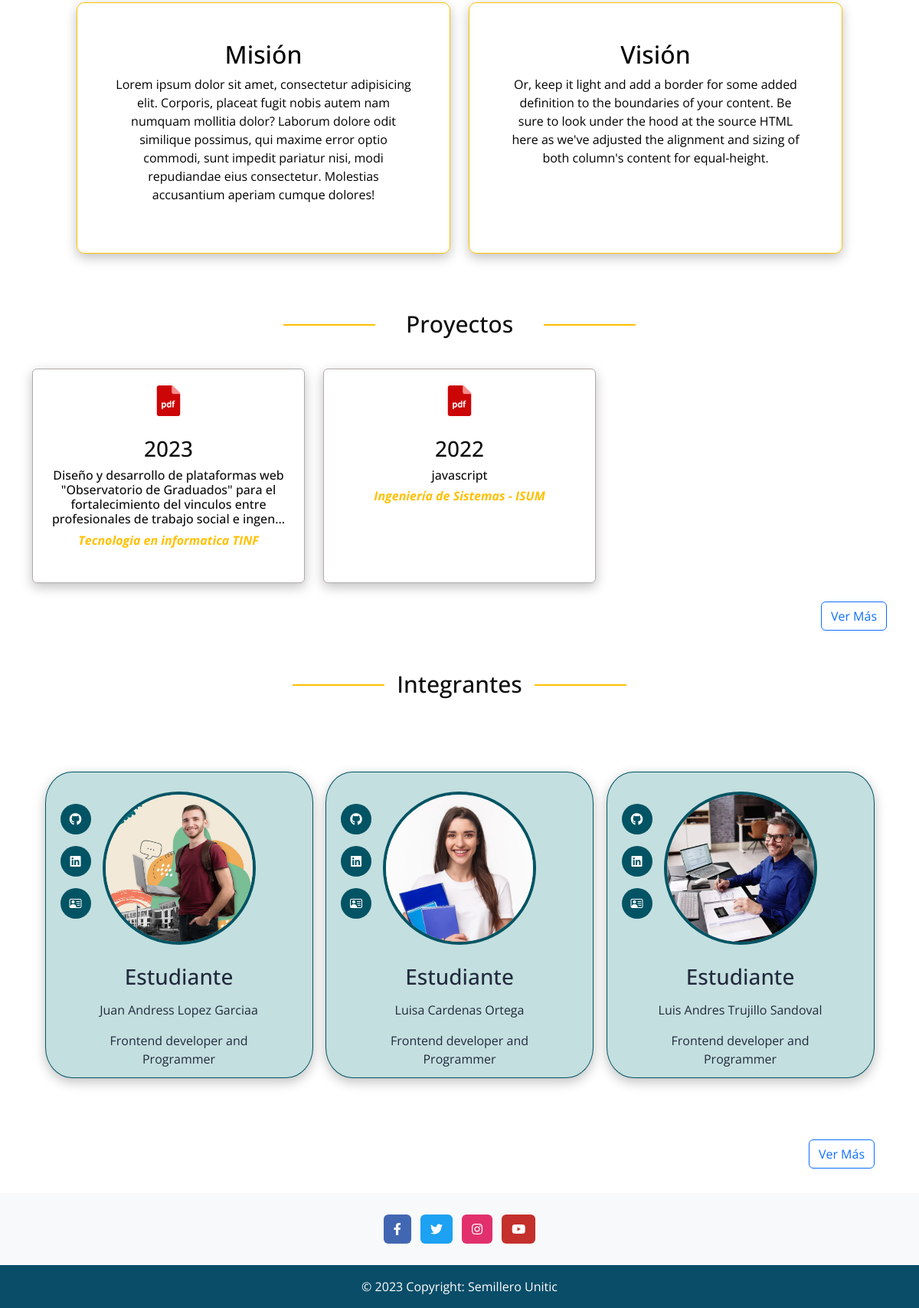
Before: / (lower part) with the older database file.
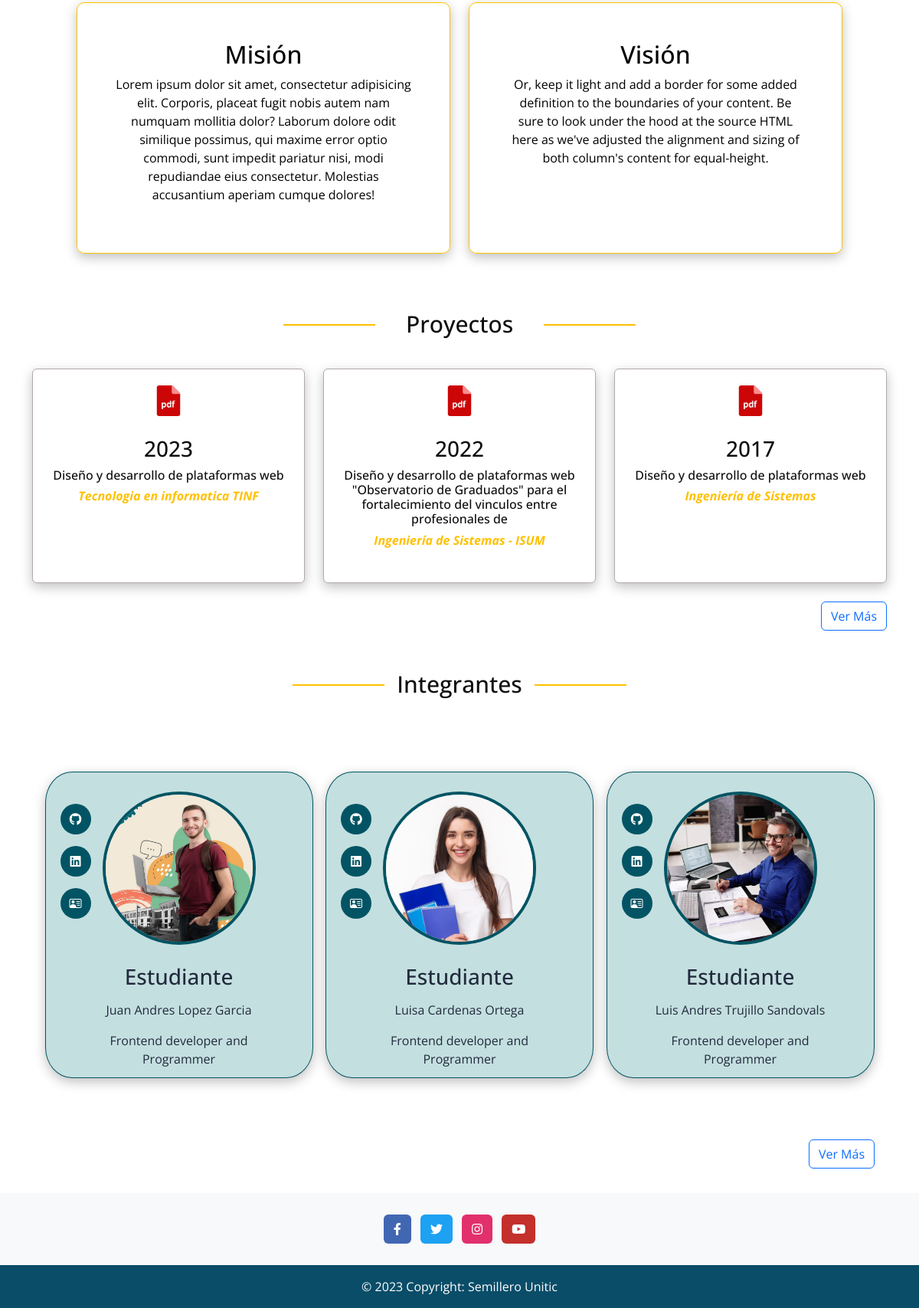
After: the same page with the newer database file.
### tables this page shows
CREATE TABLE `portafolios` (
  `id` int(11) NOT NULL,
  `titulo` varchar(250) NOT NULL,
  `programa` varchar(150) DEFAULT NULL,
  `evento` varchar(150) DEFAULT NULL,
  `fecha` date NOT NULL,
  `ciudad` varchar(100) DEFAULT NULL,
  `descripcion` text DEFAULT NULL,
  `archivo` varchar(250) NOT NULL,
  `imagen` varchar(100) NOT NULL,
  `tipo_trabajo` int(11) NOT NULL,
  `created_at` timestamp NOT NULL DEFAULT current_timestamp(),
  `updated_at` timestamp NOT NULL DEFAULT current_timestamp() ON UPDATE current_timestamp()
);

CREATE TABLE `integrantes` (
  `id` int(11) NOT NULL,
  `nombres` varchar(100) NOT NULL,
  `apellidos` varchar(100) NOT NULL,
  `email` varchar(50) NOT NULL,
  `foto` varchar(100) DEFAULT NULL,
  `cvlac` varchar(100) DEFAULT NULL,
  `linkedln` varchar(100) DEFAULT NULL,
  `fecha_ingreso` date NOT NULL,
  `fecha_retiro` date DEFAULT NULL,
  `roles_id` int(11) NOT NULL,
  `estado` int(11) NOT NULL,
  `created_at` timestamp NOT NULL DEFAULT current_timestamp(),
  `updated_at` timestamp NOT NULL DEFAULT current_timestamp() ON UPDATE current_timestamp()
);

### clases/Proyectos.php (called while the page is built, shortened)
<?php
class Proyectos extends Conexion
{
    public function obtenerPrimerosProyectos()
    {
        $cantidad = 3;
        $conexion = $this->obtenerConexion();
        $sql = "SELECT * FROM portafolios where tipo_trabajo = 1 LIMIT ?";
        $query = mysqli_prepare($conexion, $sql);
        mysqli_stmt_bind_param($query, "i", $cantidad);
        if (!mysqli_stmt_execute($query)) {
            throw new Exception("Error al ejecutar la consulta: " . mysqli_stmt_error($query));
        }
        $result = mysqli_stmt_get_result($query);
        $proyectos = array();
        while ($row = mysqli_fetch_assoc($result)) {
            $proyectos[] = $row;
        }
        return $proyectos;
    }
}

### clases/Integrantes.php (called while the page is built, shortened)
<?php
class Integrantes extends Conexion
{
    public function obtenerPrimerosIntegrantes()
    {
        $cantidad = 3;
        $conexion = $this->obtenerConexion();
        $sql = "SELECT * FROM integrantes LIMIT ?";
        $query = mysqli_prepare($conexion, $sql);
        mysqli_stmt_bind_param($query, "i", $cantidad);
        if (!mysqli_stmt_execute($query)) {
            throw new Exception("Error al ejecutar la consulta: " . mysqli_stmt_error($query));
        }
        $result = mysqli_stmt_get_result($query);
        $integrantes = array();
        while ($row = mysqli_fetch_assoc($result)) {
            $integrantes[] = $row;
        }
        return $integrantes;
    }
}

### public/index.php (the view, shortened to what the changed rows need)
<!doctype html>
<html lang="en">
<head>
  <link href="https://cdn.jsdelivr.net/npm/bootstrap@5.2.1/dist/css/bootstrap.min.css" rel="stylesheet">
  <link rel="stylesheet" href="https://cdn.jsdelivr.net/npm/bootstrap-icons@1.10.4/font/bootstrap-icons.css">
  <link rel="stylesheet" type="text/css" href="../css/styles.css">
  <link rel="stylesheet" href="https://use.fontawesome.com/releases/v5.15.4/css/all.css">
</head>
<body>
    <?php
    include('../templates/navbar.php');
    $url_base = "../archivos/integrantes/";
    include '../clases/Integrantes.php';
    include '../clases/Proyectos.php';
    $proyectos = new Proyectos();
    $proyectosList = $proyectos->obtenerPrimerosProyectos();
    $integrantes = new Integrantes();
    $integrantesList = $integrantes->obtenerPrimerosIntegrantes();
    ?>
  <div class="container-info" id="container-info">
    <div class="row align-items-md-stretch">
      <div class="col-md-6">
        <div class="h-100 p-5 text-black">
          <h2>Misión</h2>
        </div>
      </div>
      <div class="col-md-6">
        <div class="h-100 p-5">
          <h2>Visión</h2>
        </div>
      </div>
    </div>
  </div>
  <div class="section" id="proyectos">
    <div class="tittle">
      <h2>Proyectos</h2>
    </div>
    <div class="container py-2">
      <div class="row">
        <?php foreach ($proyectosList as $proyecto) : ?>
          <div class="col-sm-4 col-md-4 py-4">
            <div class="card h-100">
              <div class="card-body">
                <a href="#">
                  <img src="../img/pdf.webp" alt="pdf">
                </a>
                <br>
                <br>
                <h3 class="card-title">
                  <?php echo date("Y", strtotime($proyecto['fecha'])); ?>
                </h3>
                <h6 class="card-text" title="<?php echo $proyecto['titulo']; ?>">
                  <?php echo strlen($proyecto['titulo']) > 150 ? substr($proyecto['titulo'], 0, 150) . '...' : $proyecto['titulo']; ?>
                </h6>
                <h6 style="color: #ffc000; font-style: italic; font-weight: bold;">
                  <?php echo $proyecto['programa']; ?>
                </h6>
                <br>
              </div>
            </div>
          </div>
        <?php endforeach; ?>
      </div>
    </div>
  </div>
  <div class="section" id="integrantes">
    <div class="tittle">
      <h2>Integrantes</h2>
    </div>
    <div class="container py-2">
      <div class="row">
        <div class="section-integrantes">
          <?php
          foreach ($integrantesList as $integrante) {
            $nombres = $integrante["nombres"] . ' ' . $integrante["apellidos"];
          ?>
            <div class="integrantes">
              <div class="wrapper">
                <a href="#">
                  <img src="<?php echo $url_base . $integrante['foto']; ?>" alt="">
                </a>
                <div class="text">
                  <h1 class="name">Estudiante</h1>
                  <p class="contenido"><?php echo $nombres ?></p>
                </div>
              </div>
              <div class="contenido">
                <p>Frontend developer and <br>
                  Programmer</p>
              </div>
              <ul class="icons">
                <li><a href="#" target="_blank" title="GitHub"><i class="fab fa-github"></i></a></li>
                <li><a href="<?php echo $integrante['linkedln']; ?>" target="_blank" title="Linkedln"><i class="fab fa-linkedin"></i></a></li>
                <li><a href="#" target="_blank" title="Cvlac"><i class="bi bi-person-vcard"></i></a></li>
              </ul>
            </div>
          <?php } ?>
        </div>
      </div>
    </div>
  </div>
  <?php
  include('../templates/footer.php');
  ?>

Changed rows visible on the page:
changed portafolios "Tecnologia en informatica TINF": titulo "Diseño y desarrollo de plataformas web \"Observatorio de Graduados\" para el fortalecimiento del vinculos entre profesionales de trabajo social e ingen" → "Diseño y desarrollo de plataformas web"
changed portafolios "Ingeniería de Sistemas - ISUM": titulo "javascript" → "Diseño y desarrollo de plataformas web \"Observatorio de Graduados\" para el fortalecimiento del vinculos entre profesionales de"
added portafolios: fecha "2017", titulo "Diseño y desarrollo de plataformas web", programa "Ingeniería de Sistemas"
changed integrantes: nombres "Juan Andress Lopez Garciaa" → "Juan Andres Lopez Garcia"
changed integrantes: nombres "Luis Andres Trujillo Sandoval" → "Luis Andres Trujillo Sandovals"
